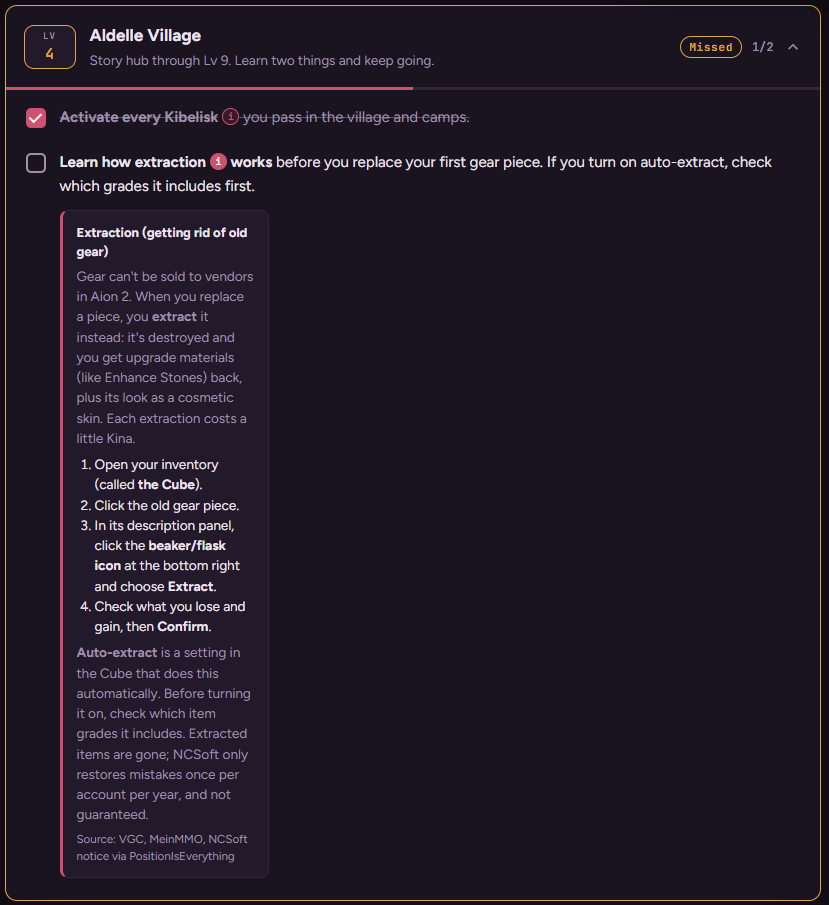
#> input picture evidence/app-feedback/000-66b30c06-image.png, 829 x 905 px
$ python cut.py ../evidence/app-feedback/000-66b30c06-image.png ../evidence/app-feedback/016-772329fc-image.png 5
#> lines starting #> are read from the running program, lines starting #| are printed output that depends on the picture
import sys
from collections import deque
from PIL import Image, ImageFilter
src, out = sys.argv[1], sys.argv[2]; tol = int(sys.argv[3]) if len(sys.argv) > 3 else 6
im = Image.open(src).convert("RGBA"); w, h = im.size; px = im.load()
#> further down, im is the input picture: PIL image 829x905 RGBA; mean R, G, B, A 33.8, 25.4, 38.7, 255
#> after `w, h = im.size`: w = 829; h = 905
# background colour = median of the border pixels
border = [px[x, 0] for x in range(w)] + [px[x, h-1] for x in range(w)] + [px[0, y] for y in range(h)] + [px[w-1, y] for y in range(h)]
#> border = 3468 items, first 6: (17, 12, 19, 255), (17, 12, 19, 255), (17, 12, 19, 255), (17, 12, 19, 255), (17, 12, 19, 255), (17, 12, 19, 255)
bg = tuple(sorted(c[i] for c in border)[len(border)//2] for i in range(3))
#> bg = (17, 12, 19)
near = lambda c: all(abs(c[i] - bg[i]) <= tol for i in range(3))
seen = [[False]*h for _ in range(w)]; q = deque()
for x in range(w):
    for y in (0, h-1): q.append((x, y))
for y in range(h):
    for x in (0, w-1): q.append((x, y))
while q:
    x, y = q.popleft()
    if x < 0 or y < 0 or x >= w or y >= h or seen[x][y] or not near(px[x, y]): continue
    seen[x][y] = True
    q.extend(((x+1, y), (x-1, y), (x, y+1), (x, y-1)))
#> after the loop, seen = 829 items
mask = Image.new("L", (w, h), 0); m = mask.load()
#> after `mask = Image.new('L', (w, h), 0)`: mask: PIL image 829x905 L; every value is 0
for x in range(w):
    for y in range(h):
        m[x, y] = 0 if seen[x][y] else 255
mask = mask.filter(ImageFilter.MinFilter(3)).filter(ImageFilter.GaussianBlur(0.6))  # trim the 1px fringe, soften edge
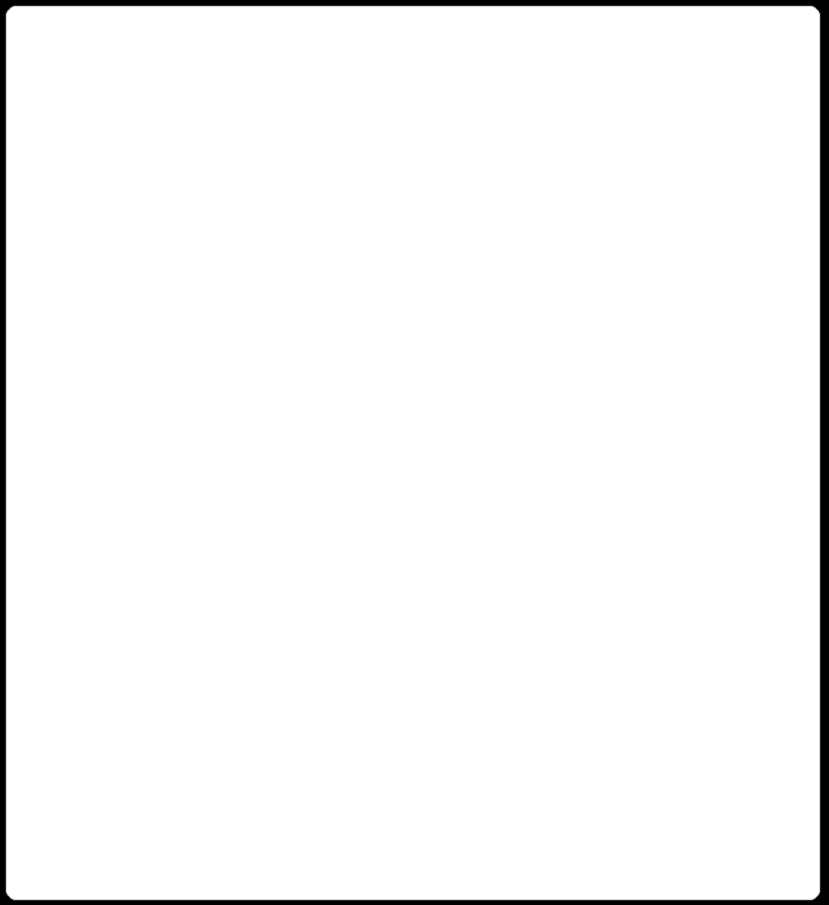
#> mask: PIL image 829x905 L; min 0, max 255, mean 247.3
im.putalpha(mask)
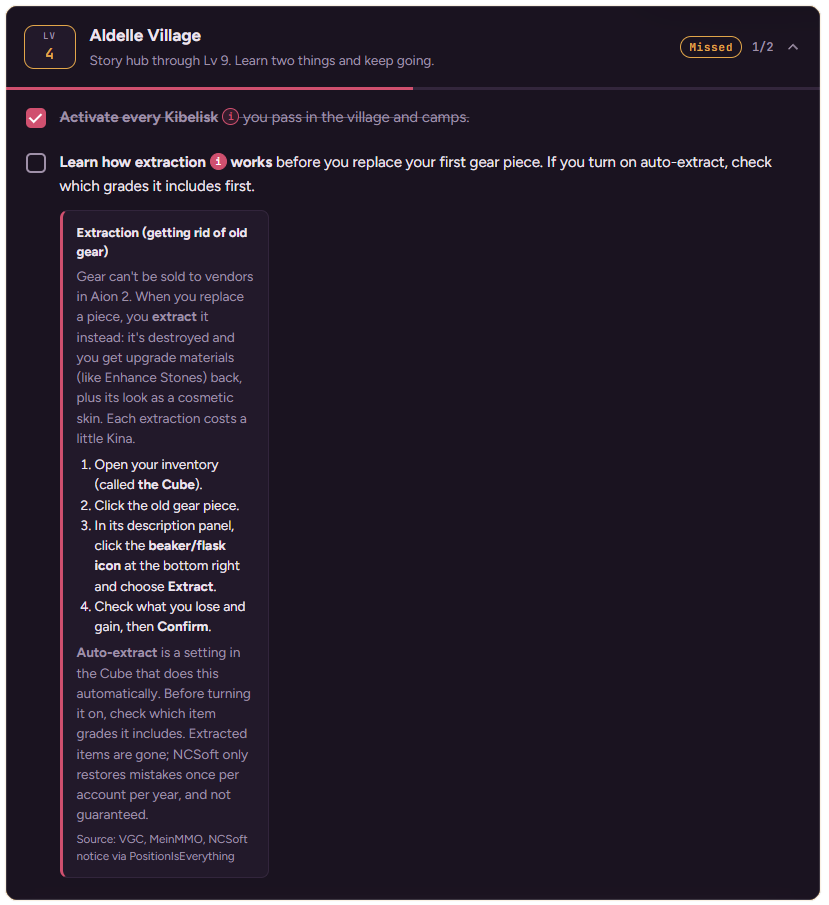
#> im: PIL image 829x905 RGBA; mean R, G, B, A 33.8, 25.4, 38.7, 247.3; transparent parts drawn white
im = im.crop(mask.getbbox()); im.save(out); print("bg", bg, "size", im.size)
#> after `im = im.crop(mask.getbbox())`:
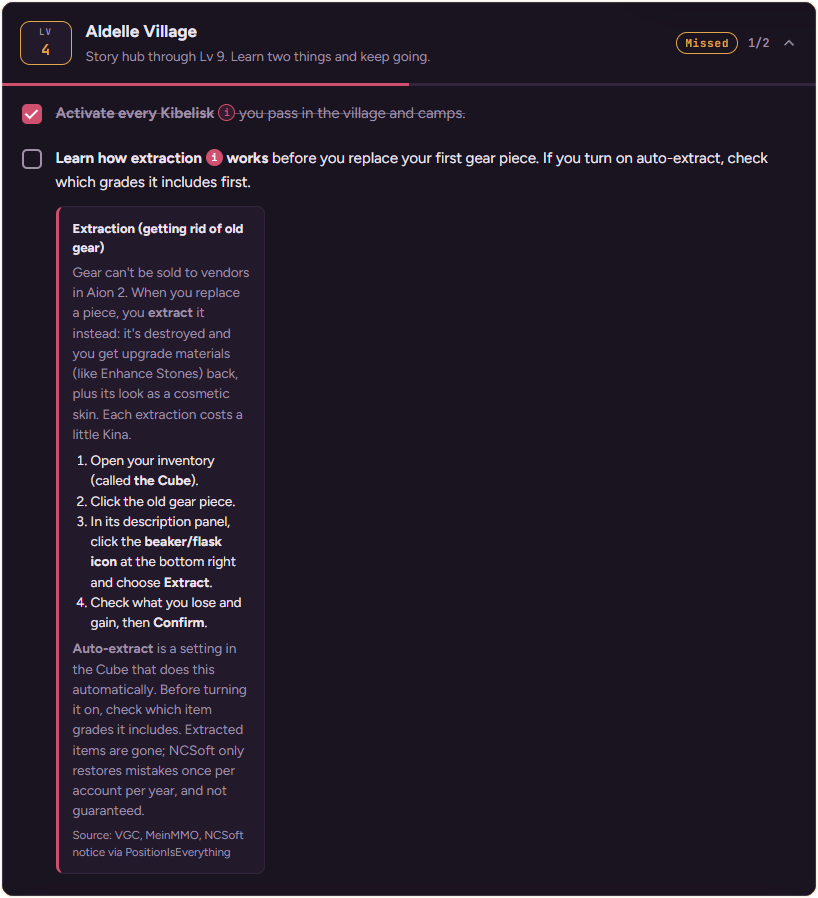
#> im: PIL image 818x898 RGBA; mean R, G, B, A 34.1, 25.7, 39.1, 252.6; transparent parts drawn white
#| bg (17, 12, 19) size (818, 898)

$ run again, on evidence/app-feedback/040-d2a80160-image.png
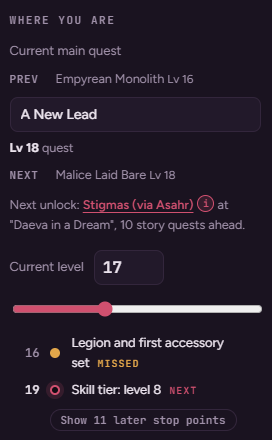
#> input picture evidence/app-feedback/040-d2a80160-image.png, 272 x 440 px
#> im is the input picture: PIL image 272x440 RGBA; mean R, G, B, A 37.5, 28.6, 42.1, 255
#> border = 1424 items, first 6: (26, 19, 32, 255), (26, 19, 32, 255), (26, 19, 32, 255), (26, 19, 32, 255), (26, 19, 32, 255), (26, 19, 32, 255)
#> bg = (26, 19, 32)
#> after the loop `while q:`: seen = 272 items
#> `mask = mask.filter(ImageFilter.MinFilter(3)).filter(ImageFilter.Gaussi..`:
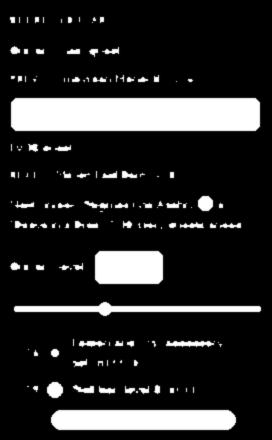
#> mask: PIL image 272x440 L; min 0, max 255, mean 40.7
#> `im = im.crop(mask.getbbox())`:
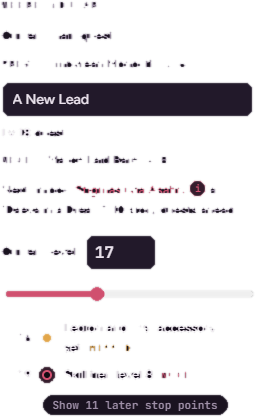
#> im: PIL image 255x417 RGBA; mean R, G, B, A 39, 29.8, 43.4, 45.8; transparent parts drawn white
#| bg (26, 19, 32) size (255, 417)
